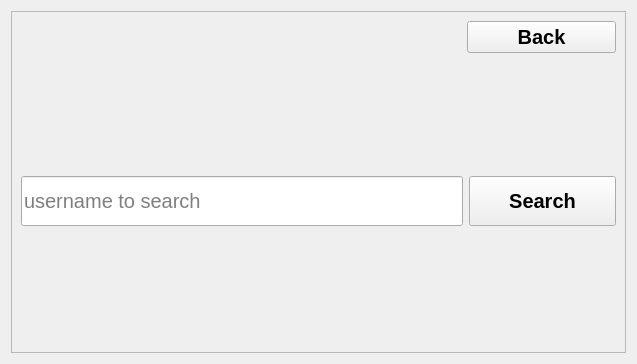
<?xml version="1.0" encoding="UTF-8"?>
<ui version="4.0">
 <class>SearchProfileWidget</class>
 <widget class="QWidget" name="SearchProfileWidget">
  <property name="geometry">
   <rect>
    <x>0</x>
    <y>0</y>
    <width>637</width>
    <height>364</height>
   </rect>
  </property>
  <property name="windowTitle">
   <string notr="true">Form</string>
  </property>
  <layout class="QGridLayout" name="gridLayout">
   <item row="0" column="0">
    <widget class="QFrame" name="generalFrame">
     <property name="minimumSize">
      <size>
       <width>400</width>
       <height>0</height>
      </size>
     </property>
     <property name="maximumSize">
      <size>
       <width>1000</width>
       <height>16777215</height>
      </size>
     </property>
     <property name="frameShape">
      <enum>QFrame::Shape::StyledPanel</enum>
     </property>
     <property name="frameShadow">
      <enum>QFrame::Shadow::Raised</enum>
     </property>
     <layout class="QVBoxLayout" name="verticalLayout">
      <item>
       <layout class="QHBoxLayout" name="backLayout" stretch="3,1">
        <item>
         <spacer name="horizontalSpacer">
          <property name="orientation">
           <enum>Qt::Orientation::Horizontal</enum>
          </property>
          <property name="sizeHint" stdset="0">
           <size>
            <width>40</width>
            <height>20</height>
           </size>
          </property>
         </spacer>
        </item>
        <item>
         <widget class="QPushButton" name="backButton">
          <property name="font">
           <font>
            <family>Arial</family>
            <pointsize>15</pointsize>
            <bold>true</bold>
           </font>
          </property>
          <property name="text">
           <string>Back</string>
          </property>
         </widget>
        </item>
       </layout>
      </item>
      <item>
       <spacer name="verticalSpacer_2">
        <property name="orientation">
         <enum>Qt::Orientation::Vertical</enum>
        </property>
        <property name="sizeHint" stdset="0">
         <size>
          <width>20</width>
          <height>40</height>
         </size>
        </property>
       </spacer>
      </item>
      <item>
       <layout class="QHBoxLayout" name="seachBarFrame" stretch="3,1">
        <item>
         <widget class="QLineEdit" name="searchLine">
          <property name="sizePolicy">
           <sizepolicy hsizetype="Expanding" vsizetype="Preferred">
            <horstretch>0</horstretch>
            <verstretch>0</verstretch>
           </sizepolicy>
          </property>
          <property name="minimumSize">
           <size>
            <width>0</width>
            <height>50</height>
           </size>
          </property>
          <property name="font">
           <font>
            <pointsize>15</pointsize>
           </font>
          </property>
          <property name="maxLength">
           <number>30</number>
          </property>
          <property name="placeholderText">
           <string>username to search</string>
          </property>
         </widget>
        </item>
        <item>
         <widget class="QPushButton" name="searchButton">
          <property name="minimumSize">
           <size>
            <width>0</width>
            <height>50</height>
           </size>
          </property>
          <property name="font">
           <font>
            <family>Arial</family>
            <pointsize>15</pointsize>
            <bold>true</bold>
           </font>
          </property>
          <property name="text">
           <string>Search</string>
          </property>
         </widget>
        </item>
       </layout>
      </item>
      <item>
       <spacer name="verticalSpacer">
        <property name="orientation">
         <enum>Qt::Orientation::Vertical</enum>
        </property>
        <property name="sizeHint" stdset="0">
         <size>
          <width>20</width>
          <height>40</height>
         </size>
        </property>
       </spacer>
      </item>
     </layout>
    </widget>
   </item>
  </layout>
 </widget>
 <resources/>
 <connections/>
</ui>
